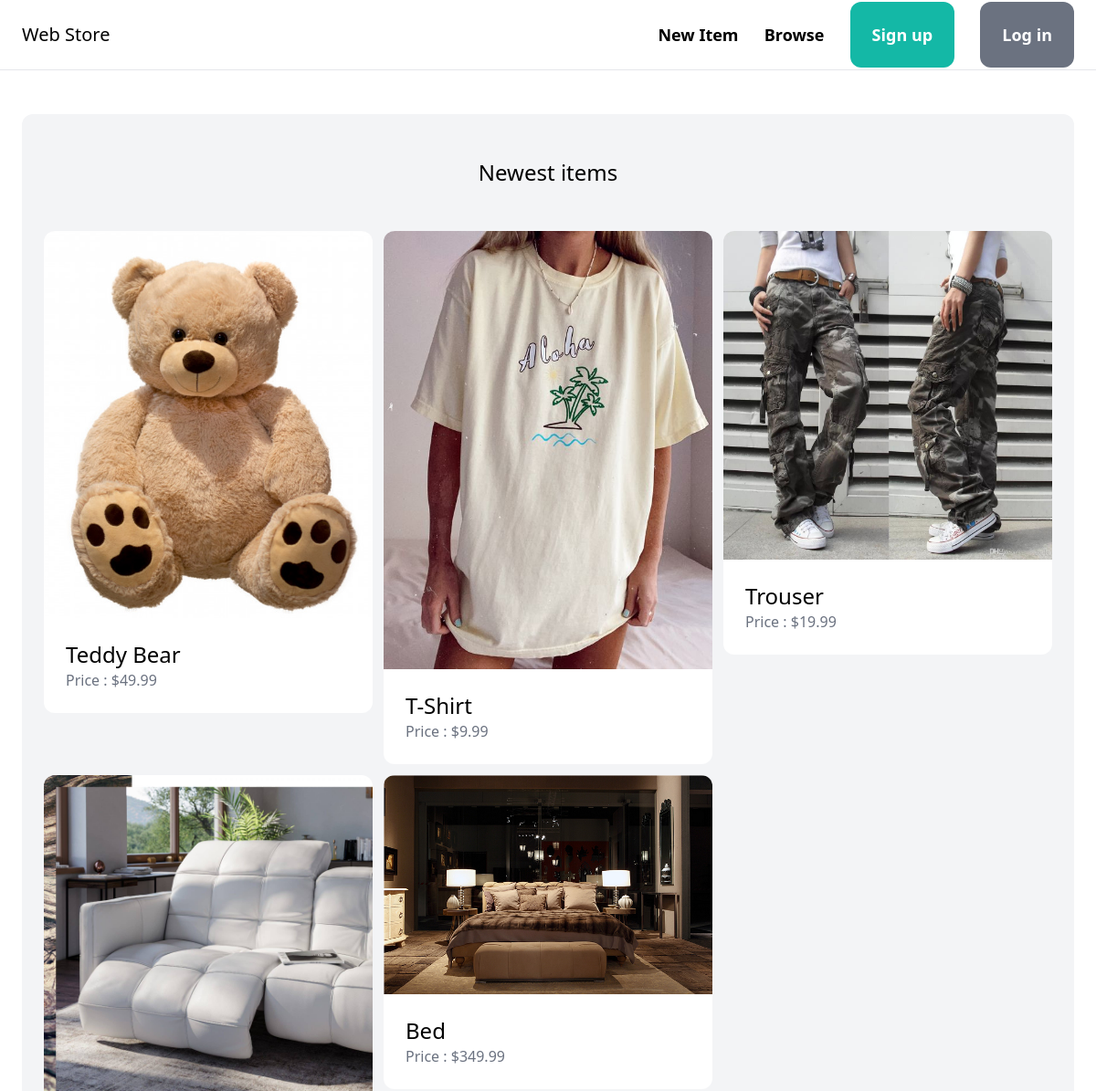
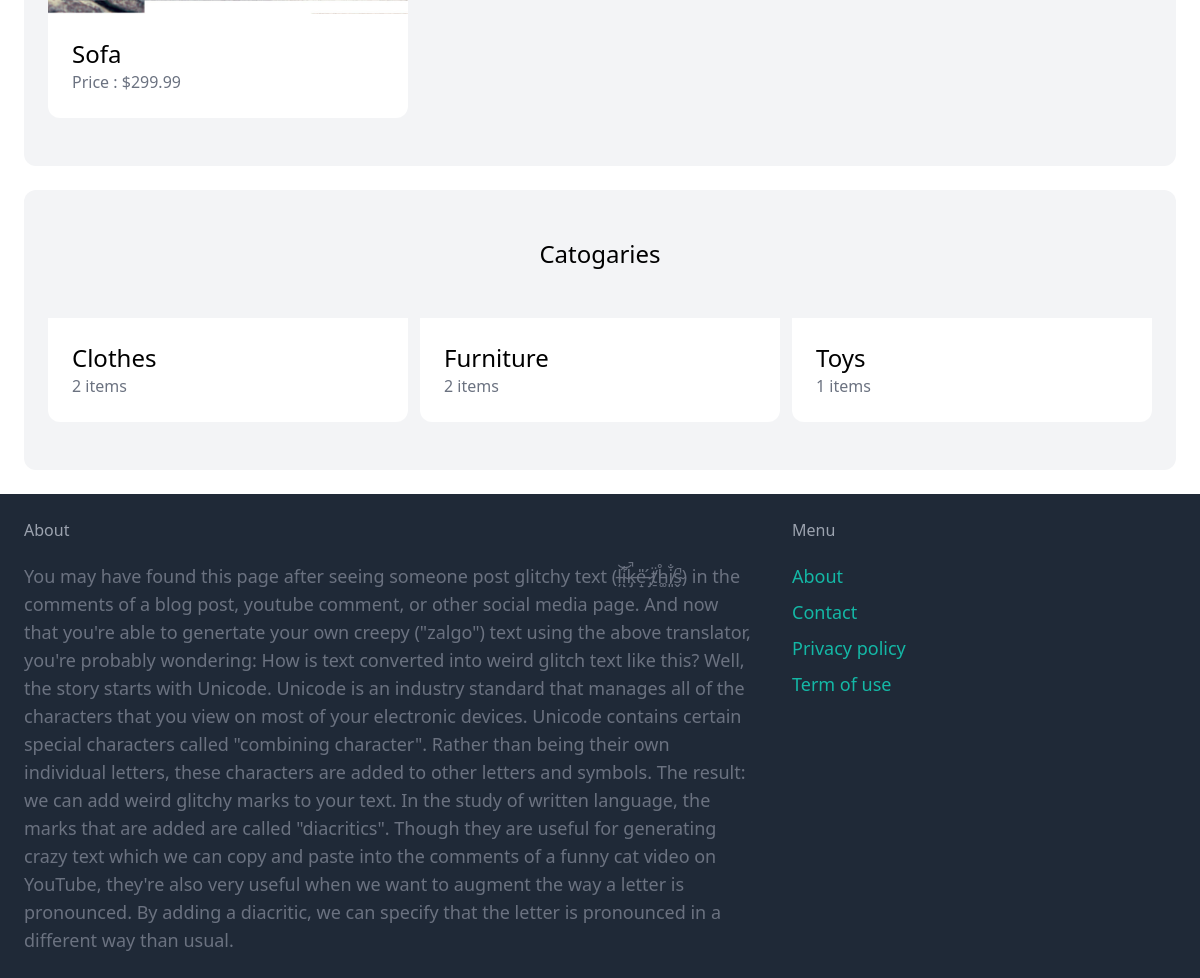
The page / on the database its author committed (2 pictures, top to bottom).
### item/models.py (models this page shows, shortened)
class Item(models.Model):
   category = models.ForeignKey(Category, related_name=('items'), on_delete=models.CASCADE)
   name = models.CharField(max_length=255)
   description = models.TextField()
   price = models.FloatField()
   image = models.ImageField(upload_to='item_images', blank=True, null=True)
   is_sold = models.BooleanField(default=False)
   created_by = models.ForeignKey(User, related_name='items', on_delete=models.CASCADE)
   created_at = models.DateTimeField(auto_now_add=True)

class Category(models.Model):
   name = models.CharField(max_length=255)
   class Meta:
      ordering = ('name',)

### core/views.py (the view)
# urls.py: path('',views.index, name='index'),
def index(request):
   items = Item.objects.filter(is_sold=False)[0:6]
   categories = Category.objects.all()
   return render(request,"core/index.html",{
      'catogaries' : categories,
      'items' : items,
   })

### core/templates/core/index.html (shortened to what this page needs)
{% extends 'core/base.html' %}
{% block content %}
   <div class="mt-6 px-6 py-12 bg-gray-100 rounded-xl">
      <h2 class="mb-12 text-2xl text-center">Newest items</h2>
      <div class="grid grid-cols-3 gap-3">
         {% for item in items %}
            <div>
               <a href= "{% url 'item:detail' item.id %}">
                  <div>
                     <img src="{{ item.image.url }}" class="rounded-t-xl">
                  </div>
                  <div class="p-6 bg-white rounded-b-xl">
                     <h2 class="text-2xl">{{ item.name }}</h2>
                     <p class="text-gray-500">Price : ${{  item.price}} </p>
                  </div>
               </a>
            </div>
         {% endfor %}
      </div>
   </div>
   <div class="mt-6 px-6 py-12 bg-gray-100 rounded-xl">
      <h2 class="mb-12 text-2xl text-center">Catogaries</h2>
      <div class="grid grid-cols-3 gap-3">
         {% for catogary in catogaries %}
         <div>
            <a href="#">
               <div class="p-6 bg-white rounded-b-xl">
                  <h2 class="text-2xl">{{ catogary.name }}</h2>
                  <p class="text-gray-500">{{ catogary.items.count }} items</p>
               </div>
            </a>
         </div>
         {% endfor %}
      </div>
   </div>
{% endblock %}

### core/templates/core/base.html (shortened to what this page needs)
<!DOCTYPE html>
<html lang="en">
<head>
   <script src="https://cdn.tailwindcss.com"></script>
</head>
<body>
   <nav class="px-6 py-6 flex justify-between items-center border-b border-gray-200">
      <a href="/" class="text-xl" font="semibold">Web Store</a>
      <div class="space-x-6">
         <a href="{% url 'item:new' %}" class="text-lg font-semibold hover:text-gray-500">New Item</a>
         <a href="{% url 'item:items' %}" class="text-lg font-semibold hover:text-gray-500">Browse</a>
         {% if request.user.is_authenticated %}
            <a href="#" class="px-6 py-6 text-lg font-semibold bg-teal-500 text-white rounded-xl hover:bg-teal-700">Inbox</a>
            <a href="{% url 'dashboard:index' %}" class="px-6 py-6 text-lg font-semibold bg-gray-500 text-white rounded-xl hover:bg-gray-700">Dashboard</a>
         {% else %}
            <a href="{% url 'core:signup' %}" class="px-6 py-6 text-lg font-semibold bg-teal-500 text-white rounded-xl hover:bg-teal-700">Sign up</a>
            <a href="{% url 'core:login' %}" class="px-6 py-6 text-lg font-semibold bg-gray-500 text-white rounded-xl hover:bg-gray-700">Log in</a>
         {% endif %}
      </div>
   </nav>
   <div class="px-6 py-6">
      {% block content %}
      {% endblock %}
   </div>
   <footer class="px-6 py-6 flex justify-between bg-gray-800">
      <div class="w-2/3 pr-10">
         <h3 class="mb-5 font-semiibold text-gray-400">About</h3>
         <p class="text-lg text-gray-500">You may have found this page after seeing someone post glitchy text (ļ̵͝i̴͋ͅk̵̡̚e̵̝̎ ̷̡́ẗ̸̠h̵͚̊i̸͈̐s̴̬̚) in the comments of a blog post, youtube comment, or other social media page. And now that you're able to genertate your own creepy ("zalgo") text using the above translator, you're probably wondering: How is text converted into weird glitch text like this?
            Well, the story starts with Unicode. Unicode is an industry standard that manages all of the characters that you view on most of your electronic devices. Unicode contains certain special characters called "combining character". Rather than being their own individual letters, these characters are added to other letters and symbols. The result: we can add weird glitchy marks to your text.
            In the study of written language, the marks that are added are called "diacritics". Though they are useful for generating crazy text which we can copy and paste into the comments of a funny cat video on YouTube, they're also very useful when we want to augment the way a letter is pronounced. By adding a diacritic, we can specify that the letter is pronounced in a different way than usual.</p>
      </div>
      <div class="w-1/3">
         <h3 class="mb-5 font-semiibold text-gray-400">Menu</h3>
         <ul class="space-y-2">
            <li><a href="#" class="text-lg text-teal-500 hover:text-teal-700">About</a></li>
            <li><a href="{% url 'core:contact' %}" class="text-lg text-teal-500 hover:text-teal-700">Contact</a></li>
            <li><a href="#" class="text-lg text-teal-500 hover:text-teal-700">Privacy policy</a></li>
            <li><a href="#" class="text-lg text-teal-500 hover:text-teal-700">Term of use</a></li>
         </ul>
      </div>
   </footer>
</body>
</html>

### rows shown on the page
Item: image (picture), name "Teddy Bear", price "49.99"
Item: image (picture), name "T-Shirt", price "9.99"
Item: image (picture), name "Trouser", price "19.99"
Item: image (picture), name "Sofa", price "299.99"
Item: image (picture), name "Bed", price "349.99"
Category: name "Clothes", items.count "2"
Category: name "Furniture", items.count "2"
Category: name "Toys", items.count "1"
